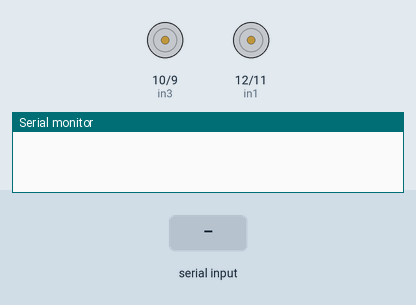
The sketch below on a simulated Arduino Uno, built with avr-gcc and run on an emulated ATmega328P. Parts: motor-driver pin pairs drawn as motors (green arrow = first pin HIGH = forward, orange = second pin HIGH = backward, longer = more drive), the last lines printed to the serial monitor. The test bench sets the inputs (shaded band).

Above: at 1.2 s.
1.3 s: "F" received over Serial
At 2.5 s:
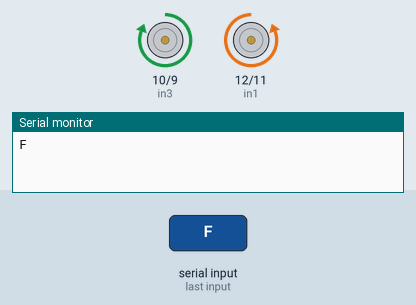
2.8 s: "B" received over Serial
At 3.7 s:
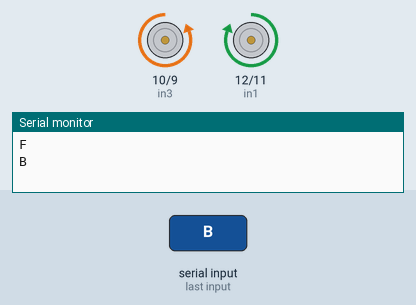
4.3 s: "R" received over Serial
At 4.9 s:
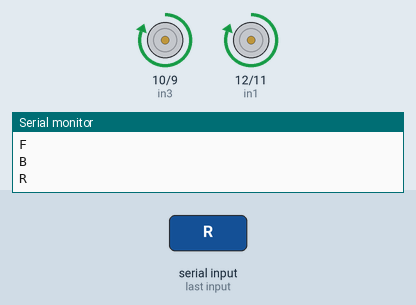
5.8 s: "L" received over Serial
At 7.2 s:
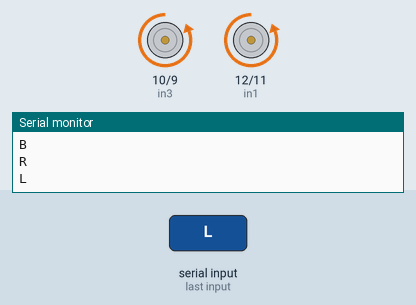
Timing chart, 0 to 8.3 s (numbered marks = the images above; inputs shaded):
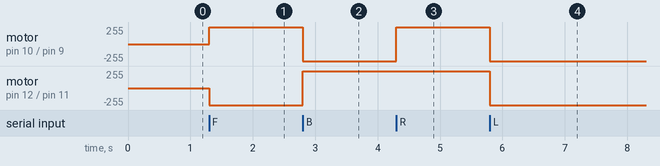

The sketch:

arduino-2wd-bluetooth-car.ino
```cpp
/*
  CODE CREATED BY - MEHMET FURKAN KAYA
  VERSION - 1.0
*/

#define in1 12
#define in2 11
#define in3 10
#define in4 9

void setup() {
  Serial.begin(38400);
  pinMode(in1, OUTPUT);
  pinMode(in2, OUTPUT);
  pinMode(in3, OUTPUT);
  pinMode(in4, OUTPUT);
}

void loop() {
  if (Serial.available() > 0) {
    char inputvalue = Serial.read();
    Serial.println(inputvalue);
    if (inputvalue == 'F') {
      digitalWrite(in1, LOW);
      digitalWrite(in2, HIGH);
      digitalWrite(in3, HIGH);
      digitalWrite(in4, LOW);
    }
    else if (inputvalue == 'B') {
      digitalWrite(in1, HIGH);
      digitalWrite(in2, LOW);
      digitalWrite(in3, LOW);
      digitalWrite(in4, HIGH);
    }
    else if (inputvalue == 'R') {
      digitalWrite(in1, HIGH);
      digitalWrite(in2, LOW);
      digitalWrite(in3, HIGH);
      digitalWrite(in4, LOW);
    }
    else if (inputvalue == 'L') {
      digitalWrite(in1, LOW);
      digitalWrite(in2, HIGH);
      digitalWrite(in3, LOW);
      digitalWrite(in4, HIGH);
    }
    else if (inputvalue == '0') {
      digitalWrite(in1, LOW);
      digitalWrite(in2, LOW);
      digitalWrite(in3, LOW);
      digitalWrite(in4, LOW);
    }
  }
}
```

Measured:
- after the input at 1.3 s, motor on pin 10 (in3) / pin 9 (in4): stopped → forward 255/255 at once; motor on pin 12 (in1) / pin 11 (in2): stopped → backward 255/255 at once
- after the input at 2.8 s, motor on pin 10 (in3) / pin 9 (in4): forward 255/255 → backward 255/255 at once; motor on pin 12 (in1) / pin 11 (in2): backward 255/255 → forward 255/255 at once
- after the input at 4.3 s, motor on pin 10 (in3) / pin 9 (in4): backward 255/255 → forward 255/255 at once
- after the input at 5.8 s, motor on pin 10 (in3) / pin 9 (in4), motor on pin 12 (in1) / pin 11 (in2): forward 255/255 → backward 255/255 at once
